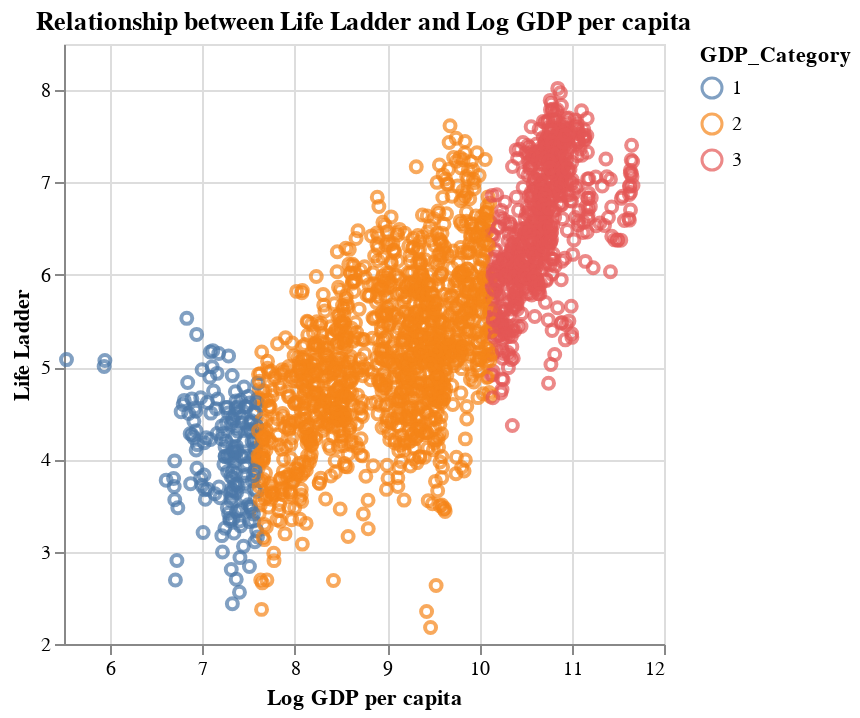

The notebook cell this image was saved under:
### Markdown cell above
<font size="4">We now find the relationship between Life Ladder and Log GDP per capita.</font>

### Code cell
chart = alt.Chart(data).mark_point().encode(
    x= alt.X('Log GDP per capita:Q', scale= alt.Scale(zero = False)),
    y= alt.Y('Life Ladder:Q', scale = alt.Scale(zero = False)),
    color='GDP_Category:N',  # Coloring points by GDP Category

).properties(
    title='Relationship between Life Ladder and Log GDP per capita'
)


chart.display()

### Figure 1 — Vega-Lite specification as saved in the notebook (floating-point values rounded to 4 significant figures; data arrays with more than 128 entries replaced by an {"elided": "..."} marker saying what was removed)
{"config": {"view": {"continuousWidth": 300, "continuousHeight": 300}}, "data": {"name": "data-6ef2f45d878a5150464db7339f23248c"}, "mark": {"type": "point"}, "encoding": {"color": {"field": "GDP_Category", "type": "nominal"}, "x": {"field": "Log GDP per capita", "scale": {"zero": false}, "type": "quantitative"}, "y": {"field": "Life Ladder", "scale": {"zero": false}, "type": "quantitative"}}, "title": "Relationship between Life Ladder and Log GDP per capita", "$schema": "https://vega.github.io/schema/vega-lite/v5.8.0.json", "datasets": {"data-6ef2f45d878a5150464db7339f23248c": {"elided": "2199 records"}}}
